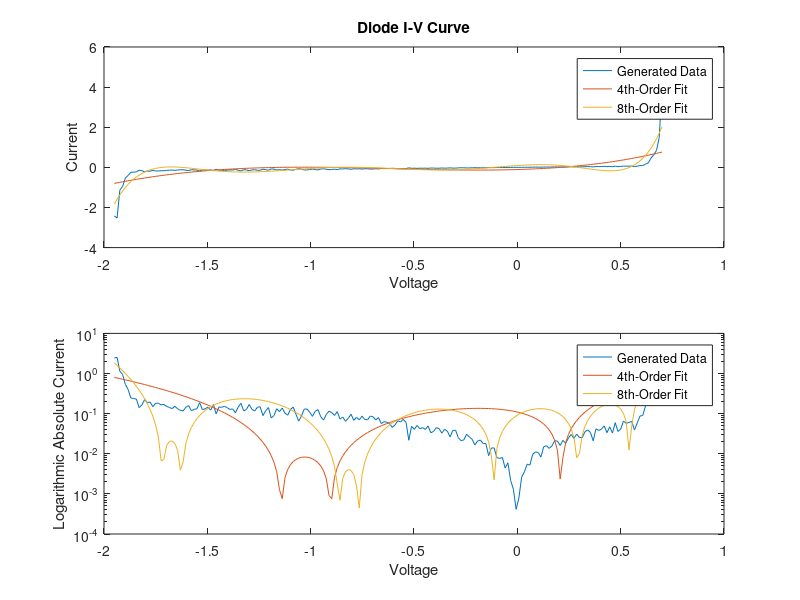

Write MATLAB code to recreate this figure. (Note: this script raises an error after producing the figure.)
 %% PA 8: Diode Parameter Extraction
 %
 % Modeling: I(V) = Is*(exp(V*1.2/0.025) - 1) + Gp*V - Ib*(exp(-(V+Vb)*1.2/0.025) - 1)
 %
 % we'll be extracting:
 % Is = Forward bias saturation current
 % Ib = Breakdown saturation current
 % Vb = Breakdown voltage
 % Gp = Parasitic parallel conductance
 
 clear
 
 %%
 %
 % Generate data using:
 Is = 0.01e-12; %A
 Ib = 0.1e-12; %A
 Vb = 1.3; %V
 Gp = 0.1; %Mho
 
 V = linspace(-1.95,0.7,200);
 I_gen = Is*(exp(V*1.2/0.025) - 1) + Gp*V - Ib*(exp(-(V+Vb)*1.2/0.025) - 1); % generated current data
 noise = I_gen.*0.2.*randn(1,200);
 I_gen_noise = I_gen + noise; % generated current data with added noise
 
 % Create a polynomial fit to the data
 % 4th-order
 
 fourthOFit = polyfit(V, I_gen_noise, 4);
 I_fourthO = polyval(fourthOFit,V);
 
 % 8th-order
 
 eigthOFit = polyfit(V, I_gen_noise, 8);
 I_eigthO = polyval(eigthOFit,V);
 
 % Plots of noisy generated current data and polynomial fits
 figure(1)
 
 subplot(2,1,1); plot(V, I_gen_noise);
 hold on
 plot(V, I_fourthO)
 plot(V, I_eigthO)
 hold off
 title('Diode I-V Curve')
 xlabel('Voltage')
 ylabel('Current')
 legend('Generated Data','4th-Order Fit','8th-Order Fit')
 
 subplot(2,1,2); semilogy(V, abs(I_gen_noise));
 hold on
 semilogy(V, abs(I_fourthO))
 semilogy(V, abs(I_eigthO))
 hold off
 xlabel('Voltage')
 ylabel('Logarithmic Absolute Current')
 legend('Generated Data','4th-Order Fit','8th-Order Fit')
 
 %%
 %
 % Observing the linear graph, both polynomial fits seem to do a relatively
 % okay job at fiting to the data in the reverse bias region. The 8th-order
 % fit, however is better fitted to the kneecaps at the breakdown and
 % forward bias regions.
 % The logarithmic scale, on the other hand, is more all over the place.
 % Neither of the fits are really good. The 4th-order does appear to be
 % slightly better than the 8th-order fit as it oscillates around the
 % actual data less. However, similar to the linear graph, the 8th-order
 % fit is a bit closer to the data in the breakdown and forward bias
 % regions.
 %
 
 % Create non-linear fit to the data
 
 % Two unknown param
 fo_1 = fittype('A.*(exp(1.2*x/25e-3)-1) + 0.1.*x - C*(exp(1.2*(-(x+1.3))/25e-3)-1)');
 ff_1 = fit(V',I_gen_noise',fo_1);
 If_1 = ff_1(V);
 
 % Three unknown param
 fo_2 = fittype('A.*(exp(1.2*x/25e-3)-1) + B.*x - C*(exp(1.2*(-(x+1.3))/25e-3)-1)');
 ff_2 = fit(V',I_gen_noise',fo_2);
 If_2 = ff_2(V);
 
 % Four unknown param
 fo_3 = fittype('A.*(exp(1.2*x/25e-3)-1) + B.*x - C*(exp(1.2*(-(x+D))/25e-3)-1)');
 ff_3 = fit(V',I_gen_noise',fo_3);
 If_3 = ff_3(V);
 
 % Plots of noisy data and nonlinear fitted data
 figure(2)
 
 subplot(2,1,1); plot(V, I_gen_noise);
 hold on
 plot(V, If_1)
 plot(V, If_2)
 plot(V, If_3)
 hold off
 title('Diode I-V Curve')
 xlabel('Voltage')
 ylabel('Current')
 legend('Generated Data','Two Unkown Parameters','Three Unkown Parameters', 'Four Unkown Parameters')
 
 subplot(2,1,2); semilogy(V, abs(I_gen_noise));
 hold on
 semilogy(V, abs(If_1))
 semilogy(V, abs(If_2))
 semilogy(V, abs(If_3))
 hold off
 xlabel('Voltage')
 ylabel('Logarithmic Absolute Current')
 legend('Generated Data','Two Unkown Parameters','Three Unkown Parameters', 'Four Unkown Parameters')
 
 %%
 %
 % Observing the linear plot, it seems as though all three non-linear fits
 % fit to the data. However, when plotting the data in a logarithmic plot,
 % we see that there are a lot of discrepancies as you have more unknown
 % parameters. So, while the non-linear fit can give you a very good model,
 % the accuracy depends on how many parameters you already know.
 %
 
 % Use a neural net model
 
 inputs = V.';
 targets = I_gen_noise.';
 hiddenLayerSize = 10;
 net = fitnet(hiddenLayerSize);
 net.divideParam.trainRatio = 70/100;
 net.divideParam.valRatio = 15/100;
 net.divideParam.testRatio = 15/100;
 [net,tr] = train(net,inputs,targets);
 outputs = net(inputs);
 errors = gsubtract(outputs,targets);
 performance = perform(net,targets,outputs);
 view(net)
 Inn = outputs;
 
 figure(3)
 
 subplot(2,1,1); plot(V, I_gen_noise);
 hold on
 plot(V, Inn, '--')
 hold off
 title('Diode I-V Curve')
 xlabel('Voltage')
 ylabel('Current')
 legend('Generated Data','Neural Net')
 
 subplot(2,1,2); semilogy(V, abs(I_gen_noise));
 hold on
 semilogy(V, abs(Inn), '--')
 hold off
 xlabel('Voltage')
 ylabel('Logarithmic Absolute Current')
 legend('Generated Data','Neural Net')
 
 %%
 %
 % The neural net model fits to the data extremly well and much better than
 % any of the other models. Even looking at the logarithmic model, we see
 % that the neural net is pretty much on top of the data.
 %
 